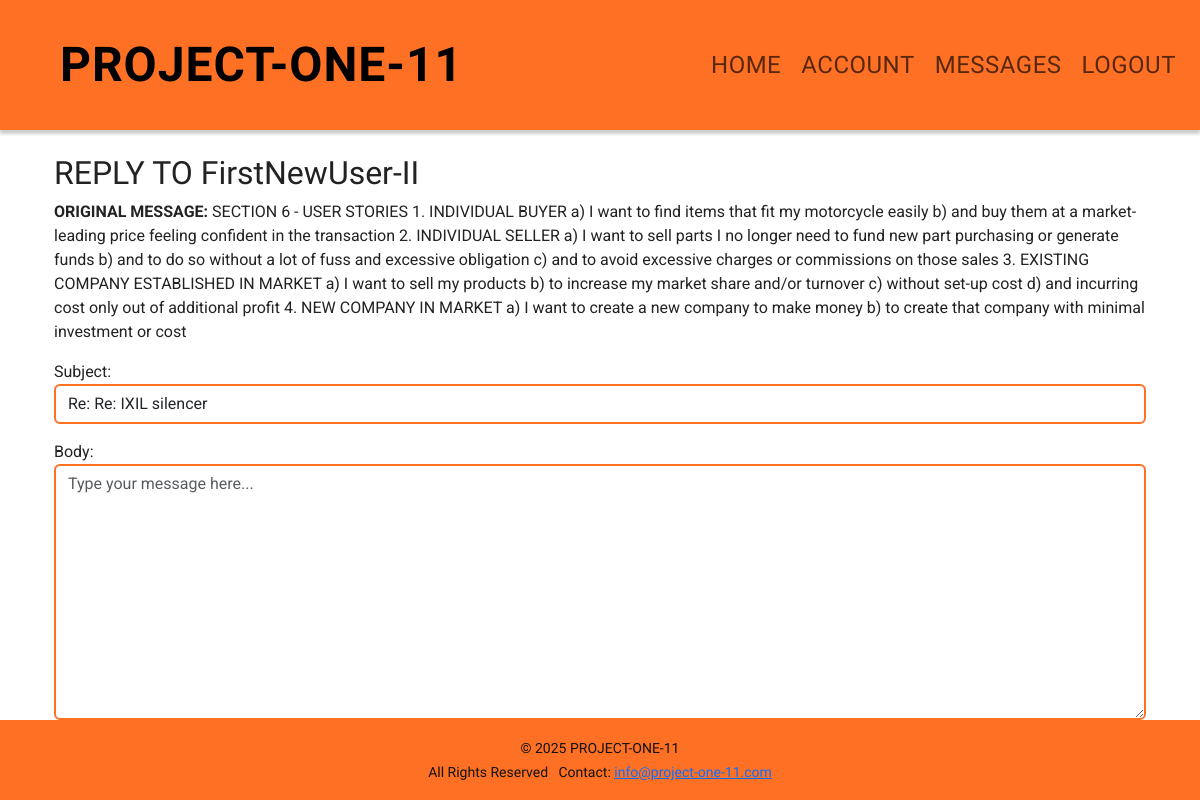
The app's page /marketplace/messages/4/reply/ (signed in) with its own data.
### marketplace/models.py (models this page shows, shortened)
class Message(models.Model):
    sender = models.ForeignKey(settings.AUTH_USER_MODEL, related_name='sent_messages', on_delete=models.CASCADE)
    recipient = models.ForeignKey(settings.AUTH_USER_MODEL, related_name='received_messages', on_delete=models.CASCADE)
    item = models.ForeignKey('Item', null=True, blank=True, on_delete=models.CASCADE)
    subject = models.CharField(max_length=255)
    body = models.TextField()
    timestamp = models.DateTimeField(auto_now_add=True)
    is_read = models.BooleanField(default=False)

### accounts/models.py (models this page shows)
class User(AbstractUser):
    is_buyer = models.BooleanField(default=True, verbose_name='Buyer')
    is_seller = models.BooleanField(default=True, verbose_name='Seller')
    is_business = models.BooleanField(default=False, verbose_name='Business')

### marketplace/views.py (the view)
# urls.py: path('messages/<int:message_id>/reply/', views.message_reply, name='message_reply'),
@login_required
def message_reply(request, message_id):
    original_message = get_object_or_404(Message, id=message_id)
    if request.method == 'POST':
        form = MessageForm(request.POST)
        if form.is_valid():
            reply = form.save(commit=False)
            reply.sender = request.user
            reply.recipient = original_message.sender
            reply.item = original_message.item  # Optional: link to the same item
            reply.save()
            return redirect('messages_inbox')
    else:
        form = MessageForm(initial={
            'subject': f"Re: {original_message.subject}",
        })
    return render(request, 'marketplace/message_reply.html', {
        'form': form,
        'original_message': original_message,
    })

### marketplace/forms.py
class MessageForm(forms.ModelForm):
    class Meta:
        model = Message
        fields = ['subject', 'body']
        widgets = {
            'subject': forms.TextInput(attrs={'class': 'form-control', 'placeholder': 'Subject'}),
            'body': forms.Textarea(attrs={'class': 'form-control', 'placeholder': 'Type your message here...'}),
        }

### accounts/templates/marketplace/message_reply.html (shortened to what this page needs)
{% extends 'base.html' %}
{% block content %}
  <section aria-labelledby="reply-heading" class="container">
    <h2 id="reply-heading">REPLY TO {{ original_message.sender.username }}</h2>
    <article class="mb-3">
      <p><strong>ORIGINAL MESSAGE:</strong> {{ original_message.body }}</p>
    </article>
    <form method="post">
      {{ form.as_p }}
      <button type="submit" class="btn btn-warning">SEND REPLY</button>
    </form>
  </section>
{% endblock %}

### static/style.css (style rules this page uses)
body { margin: 0; font-family: Arial, sans-serif; background: #fff; color: #222; }
body, h1, h2, h3, h4, h5, h6, .navbar, .card-header { font-family: 'Oswald', Arial, sans-serif; }
.item-description, .text-body, .description, p, span { font-family: 'Roboto', Arial, sans-serif; }
input[name="subject"], textarea[name="body"] { border: 2px solid #fe7125 !important; border-radius: 6px; }
form input, form select, form textarea { border: 2px solid #fe7125 !important; border-radius: 6px; box-shadow: none; }

### records on screen
Message: sender.username "FirstNewUser-II", body "SECTION 6 - USER STORIES 1. INDIVIDUAL BUYER a) I want to find items that fit my motorcycle easily b) and buy them at a market-leading price feeling confident in the transaction 2. INDIVIDUAL SELLER a) I want to sell parts I no longer need to fund new part purchasing or generate funds b) and to do so without a lot of fuss and excessive obligation c) and to avoid excessive charges or commissions on those sales 3. EXISTING COMPANY ESTABLISHED IN MARKET a) I want to sell my products b) to increase my market share and/or turnover c) without set-up cost d) and incurring cost only out of additional profit 4. NEW COMPANY IN MARKET a) I want to create a new company to make money b) to create that…"

### other values on screen
{{ now|default:2025 }} "2025"
